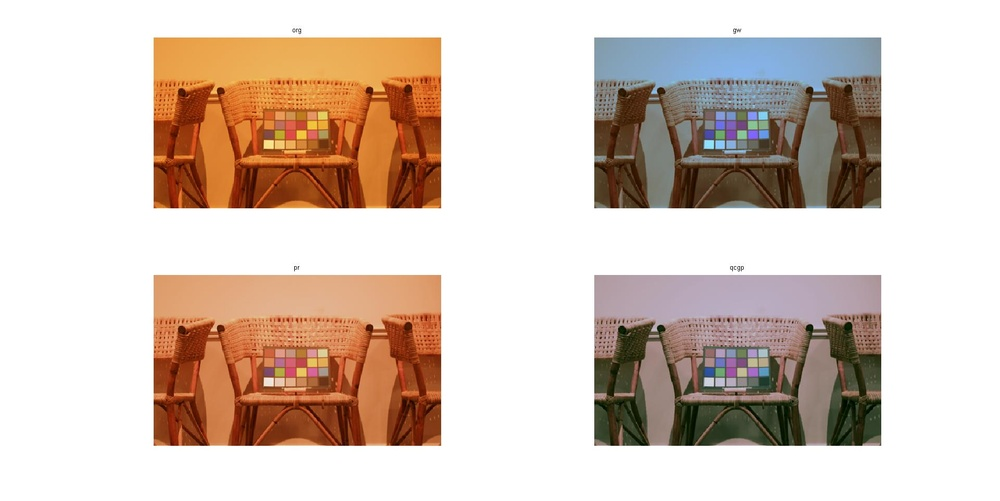
%> input picture AWB/images/2.jpg, 1000 x 501 px, shrunk from 1920 x 962 before the run
$ octave --eval "result = RGB2ColorRaw('../../AWB/images/2.jpg');"   (GNU Octave 9; MATLAB toolbox functions it lacks are replaced by stand-ins)
%> lines starting %> are read from the running program, lines starting %| are printed output that depends on the picture
function rawData = RGB2ColorRaw(path)
%> called with path = '../../AWB/images/2.jpg'
% RGB2Raw.m         get rawData from HiRawImage
%   Input:
%       path    	the path of orgImage
%       BayerFormat the format of raw, eg. 'RGGB','GRBG', 'GBRG'
%   Output:
%       rawData     the matrix of raw image data
%   Instructions:
%       author:     wtzhu
%       e-mail:     wtzhu_13@163.com
% Last Modified by wtzhu v1.0 2021-07-05
% Note:
orgImg = imread(path);
%> orgImg is the input picture: size 501x1000x3 uint8; mean R, G, B 214.5, 197.8, 186.8
[height, width, channel] = size(orgImg);
%> height = 501; width = 1000; channel = 3
if channel ~= 3
    fprintf('please input RGB format');
    return;
end
rawImg = zeros(height, width, channel);


% R
rawImg(1:2:end, 1:2:end, 1) = orgImg(1:2:end, 1:2:end, 1);
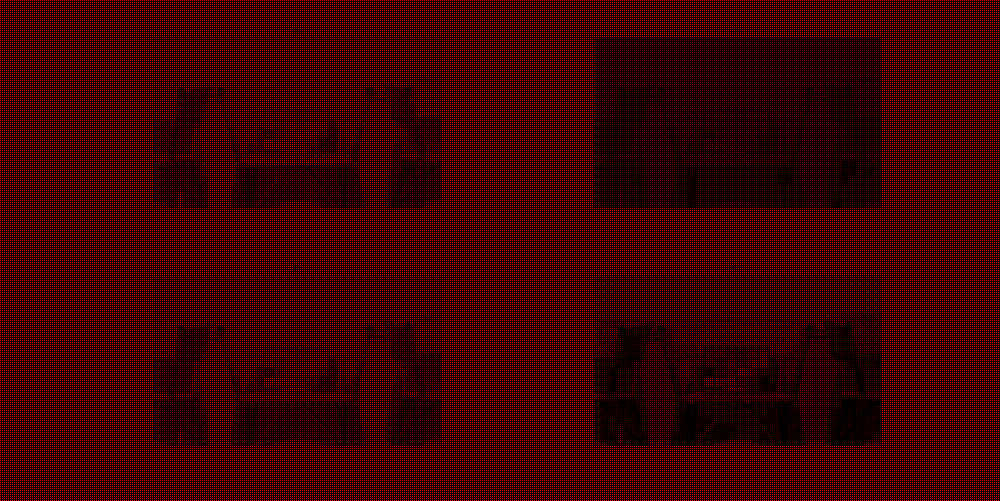
%> rawImg: size 501x1000x3 double; mean R, G, B 53.8, 0, 0
% B
rawImg(2:2:end, 2:2:end, 3) = orgImg(2:2:end, 2:2:end, 3);
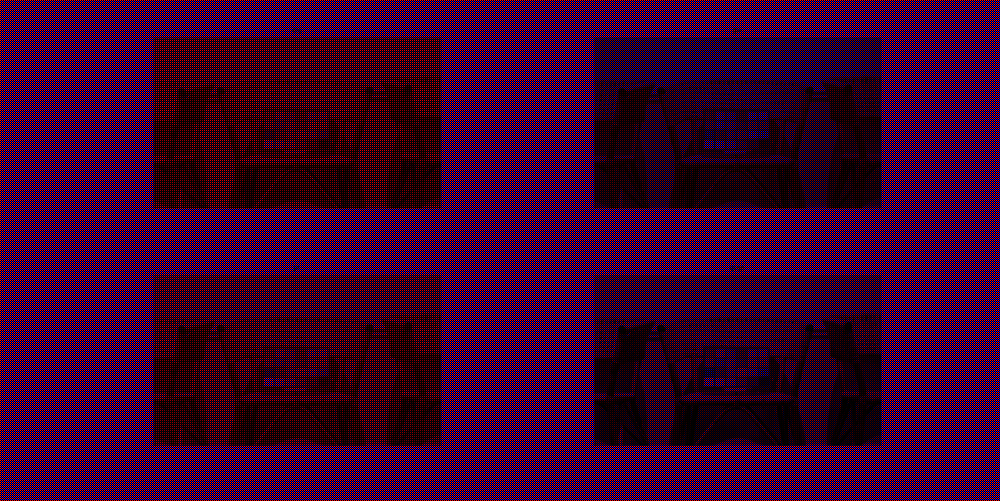
%> rawImg: size 501x1000x3 double; mean R, G, B 53.8, 0, 46.6
% G
rawImg(2:2:end, 1:2:end, 2) = orgImg(2:2:end, 1:2:end, 2);
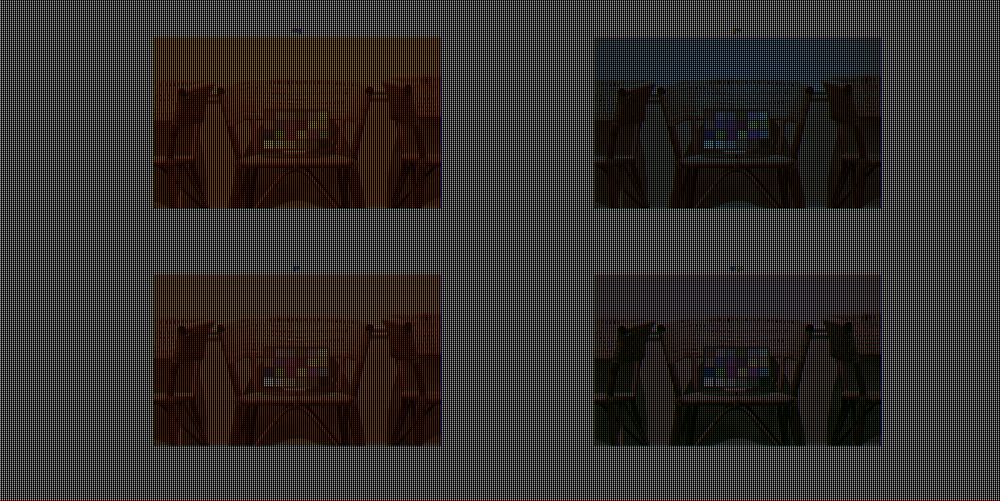
%> rawImg: size 501x1000x3 double; mean R, G, B 53.8, 49.3, 46.6
rawImg(1:2:end, 2:2:end, 2) = orgImg(1:2:end, 2:2:end, 2);
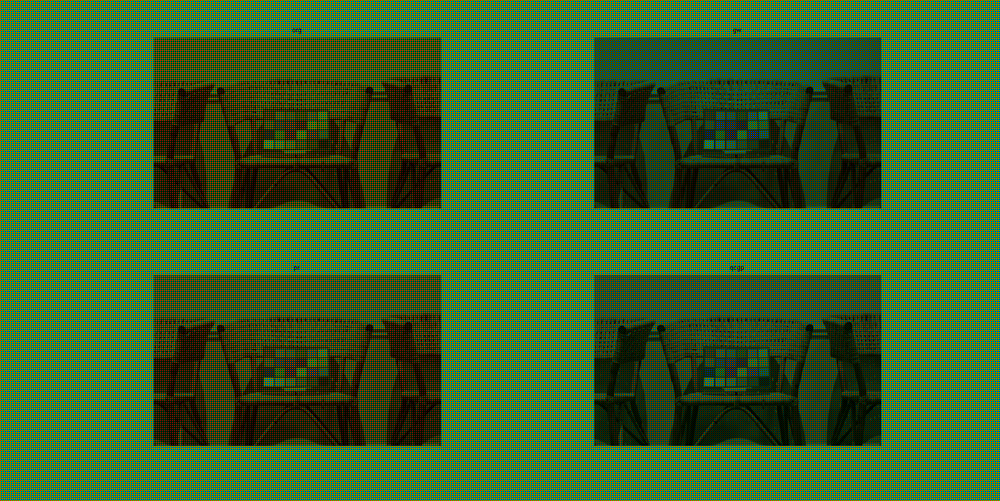
%> rawImg: size 501x1000x3 double; mean R, G, B 53.8, 98.9, 46.6

rawData = rawImg;
imshow(uint8(rawData));
end
